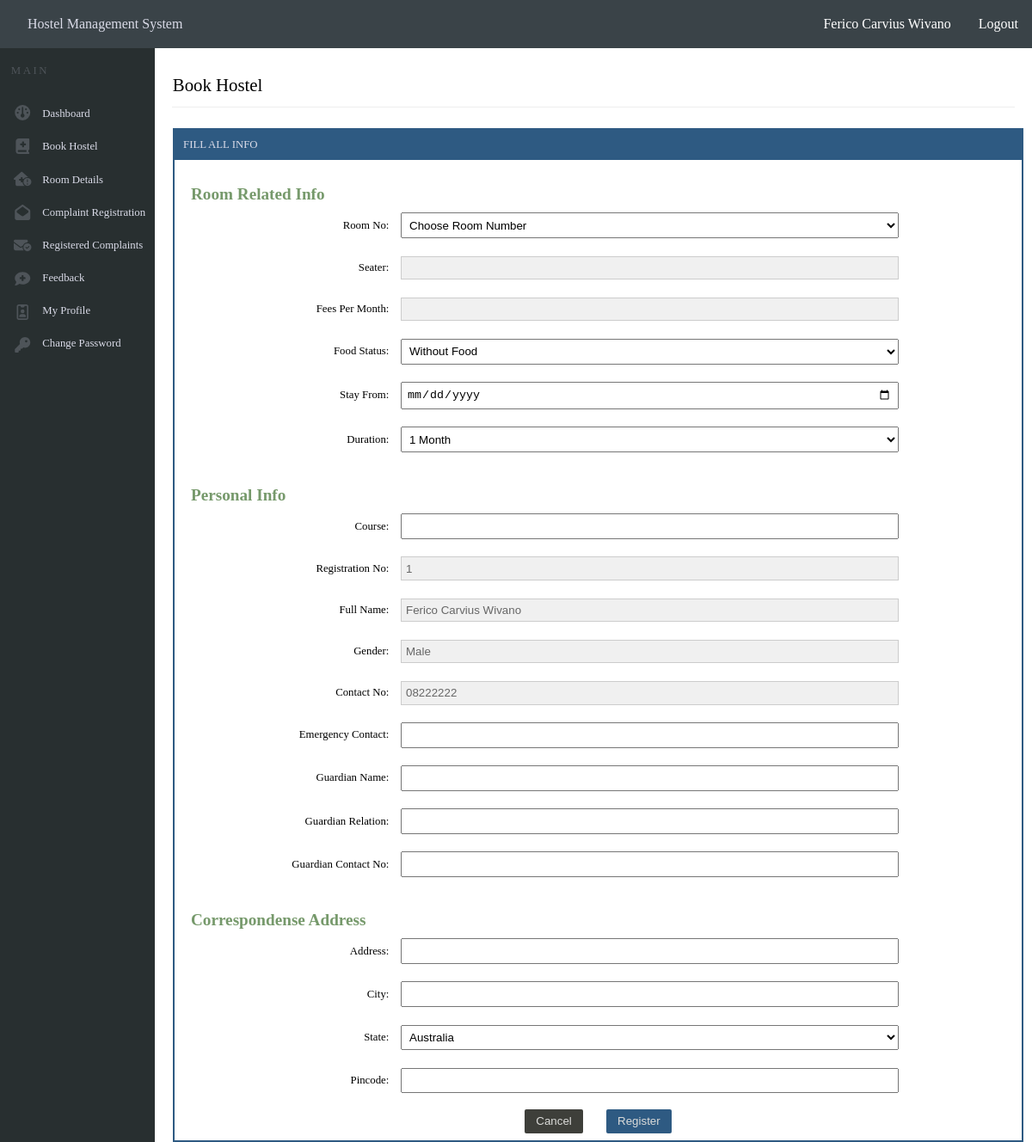
The app's page /bookhostel.php (signed in) with its own data.
### tables this page shows
CREATE TABLE `registration` (
  `registration_no` int(3) UNSIGNED NOT NULL,
  `full_name` varchar(100) NOT NULL,
  `gender` varchar(10) NOT NULL,
  `contact_no` varchar(20) NOT NULL,
  `email` varchar(50) NOT NULL,
  `password` varchar(100) NOT NULL,
  `confirm_password` varchar(100) NOT NULL,
  `role` varchar(5) NOT NULL DEFAULT 'user'
);

### bookhostel.php (the view, shortened to what this page needs)
<?php
include 'connectdatabase.php';
class HostelBooking {
    private $conn;
    private $email;
    private $userData;
    private $fullName;
    public function __construct($conn, $email) {
        $this->conn = $conn;
        $this->email = $email;
        $this->userData = $this->fetchUserData();
        $this->fullName = $this->fetchUserName();
        $this->rooms = $this->fetchAvailableRooms();
        $this->checkBooking = $this->checkActiveBooking();
    }
    private function fetchUserData() {
        $queryUserData = mysqli_query($this->conn, "SELECT registration_no, gender, contact_no FROM registration WHERE email = '$this->email'");
        if ($queryUserData) {
            return mysqli_fetch_assoc($queryUserData);
        } else {
            die("Query failed: " . mysqli_error($this->conn));
        }
    }
    private function fetchUserName() {
        $queryName = mysqli_query($this->conn, "SELECT full_name FROM registration WHERE email = '$this->email'");
        $nameResult = mysqli_fetch_assoc($queryName);
        return $nameResult['full_name'];
    }
    private function fetchAvailableRooms() {
        $queryRooms = mysqli_query($this->conn, "SELECT room_no FROM room_info WHERE remaining_seater > 0");
        $rooms = [];
        while ($row = mysqli_fetch_assoc($queryRooms)) {
            $rooms[] = $row['room_no'];
        }
        return $rooms;
    }
    public function getUserData() {
        return $this->userData;
    }
    public function getFullName() {
        return $this->fullName;
    }
    private function checkActiveBooking() {
        $registration_no = $this->userData['registration_no'];
        $query = "SELECT
                    stay_from,
                    duration
                    FROM book_room
                    WHERE registration_no = '$registration_no'
                    ORDER BY apply_date DESC
                    LIMIT 1";
        $result = mysqli_query($this->conn, $query);
        $booking = mysqli_fetch_assoc($result);
        if ($booking) {
            $stay_from = new DateTime($booking['stay_from']);
            $duration = (int)$booking['duration'];
            $stay_until = $stay_from->add(new DateInterval("P{$duration}M"));
            $now = new DateTime();
        }
        return false;
    }
}
$hostelBooking = new HostelBooking($conn, $_SESSION["email"]);
$userData = $hostelBooking->getUserData();
$fullName = $hostelBooking->getFullName();
?>
<!DOCTYPE html>
<html lang="en">
<head>
    <link rel="stylesheet" href="headerandnavbar.css">
    <link rel="stylesheet" href="maincontent.css">
    <link rel="stylesheet" href="bookhostel.css">
</head>
<body>
    <header>
        <a href="dashboarduser.php">Hostel Management System</a>
        <div class="user-info">
            <span><?php echo htmlspecialchars($fullName); ?></span>
            <a href="logout.php">Logout</a>
        </div>
    </header>
    <div class="main">
        <div class="navbar">
            <p id="none">MAIN</p>
            <div class="contentnavbar">
                <div class="iconnavbar">
                </div>
                <div class="textnavbar">
                    <a href="dashboarduser.php"><p id="dashboard">Dashboard</p></a>
                    <a href="bookhostel.php"><p id="book_hostel">Book Hostel</p></a>
                    <a href="roomdetail.php"><p id="room_details">Room Details</p></a>
                    <a href="registercomplaint.php"><p id="complaint_registration">Complaint Registration</p></a>
                    <a href="mycomplaint.php"><p id="registered_complaints">Registered Complaints</p></a>
                    <a href="feedback.php"><p id="feedback">Feedback</p></a>
                    <a href="profile.php"><p id="my_profile2">My Profile</p></a>
                    <a href="changepassword.php"><p id="change_password">Change Password</p></a>
                </div>
            </div>
        </div>
        <div class="maincontent">
            <p id="userlogin">Book Hostel</p>
            <hr>
            <div class="formcontainer">
                <p>FILL ALL INFO</p>
                <form class="form" method="post" action="">
                    <div class="fillform">
                        <h3>Room Related Info</h3>
                        <p>Room No:
                            <select name="room_no" id="room_no" required>
                                <option>Choose Room Number</option>
                            </select>
                        </p>
                        <p>Seater: <input type="text" name="seater" id="seater" readonly></p>
                        <p>Fees Per Month: <input type="text" name="fees_per_month" id="fees_per_month" readonly></p>
                        <p>Food Status:
                            <select name="food_status" id="food_status">
                                <option value="Without Food" name="without_food">Without Food</option>
                            </select>
                        </p>
                        <p>Stay From: <input type="date" name="stay_from" id="stayFrom" required></p>
                        <p>Duration:
                            <select name="duration" id="duration">
                                <option value="1 Month" name="1 Month">1 Month</option>
                            </select>
                        </p>
                        <h3>Personal Info</h3>
                        <p>Course: <input type="text" name="course" required></p>
                        <p>Registration No: <input type="text" name="registrationNo" id="registrationNo" value="<?php echo htmlspecialchars($userData['registration_no']); ?>" readonly></p>
                        <p>Full Name: <input type="text" name="fullName" id="fullName" value="<?php echo htmlspecialchars($fullName); ?>" readonly></p>
                        <p>Gender: <input type="text" name="gender" id="gender" value="<?php echo htmlspecialchars($userData['gender']); ?>" readonly></p>
                        <p>Contact No: <input type="text" name="contactNo" id="contactNo" value="<?php echo htmlspecialchars($userData['contact_no']); ?>" readonly></p>
                        <p>Emergency Contact: <input type="text" name="emergencyContact" required></p>
                        <p>Guardian Name: <input type="text" name="guardianName" required></p>
                        <p>Guardian Relation: <input type="text" name="guardianRelation" required></p>
                        <p>Guardian Contact No: <input type="number" name="guardianContactNo" required></p>
                        <h3>Correspondense Address</h3>
                        <p>Address: <input type="text" name="correspondenseAddress" required></p>
                        <p>City: <input type="text" name="correspondenseCity" required></p>
                        <p>State:
                            <select name="correspondenseState" id="correspondenseState" required></select>
                        </p>
                        <p>Pincode: <input type="text" name="pincode" required></p>
                        <div class="buttonform">
                            <button type="reset"><a href="dashboarduser.php">Cancel</a></button>
                            <button type="submit" id="submit">Register</button>
                        </div>
                    </div>
                </form>
            </div>
        </div>
    </div>
</body>
</html>

### headerandnavbar.css (style rules this page uses)
* { margin: 0; padding: 0; box-sizing: border-box; }
html, body { height: 100%; }
body { display: flex; flex-direction: column; }
header { width: 100%; height: 3.5em; display: flex; align-items: center; justify-content: space-between; background-color: #3A4348; position: fixed; top: 0; left: 0; right: 0; }
header a { margin-left: 2em; color: #DADBE8; text-decoration: none; cursor: pointer; }
.user-info { display: flex; align-items: center; justify-content: space-evenly; padding-right: 1em; }
.user-info span, .user-info a { color: #fff; }
.main { display: flex; flex: 1; margin-top: 3.5em; }
.navbar { background-color: #282F30; width: 15%; height: calc(100% - 3.5em); position: fixed; top: 3.5em; bottom: 0; }
.navbar p { color: #4E5459; letter-spacing: .2em; font-size: .8em; padding: 1.5em 0 0 1em; }
.contentnavbar { display: flex; }
.iconnavbar { display: flex; flex-direction: column; align-items: center; justify-content: space-between; height: 18em; margin: 2em 0 0 1em; }
.textnavbar { display: flex; flex-direction: column; justify-content: space-between; width: 100%; margin-top: 1em; height: 18.8em; }
.textnavbar a { text-decoration: none; }
.textnavbar p { color: #DADBE8; letter-spacing: normal; }

### maincontent.css (style rules this page uses)
.maincontent { width: 100%; margin-left: 15%; overflow-y: auto; height: calc(100vh - 3.5em); }
#userlogin { margin: 1.5em 0 0 1em; font-size: 1.3em; }
hr { background-color: #eee; border: 0 none; color: #eee; height: 1px; margin: .8em auto; width: 96%; }

### bookhostel.css (style rules this page uses)
.formcontainer { width: 97%; border: 2px solid #2E5A82; margin: 1.5em 0 0 1.3em; }
.formcontainer p { color: #DADBE8; background-color: #2E5A82; font-size: .8em; width: 100%; padding: .8em; }
form h3 { color: #76996B; font-size: 1.2em; margin: 1.5em 0 0 1em; }
.fillform p { background-color: #FFF; color: #000; display: flex; align-items: center; justify-content: flex-end; }
.fillform input, .fillform select { width: 60%; margin: 0 10em 0 1em; padding: .4em; }
.fillform input[readonly], .fillform select[readonly] { background-color: #F0F0F0; color: #666; border: 1px solid #ccc; }
.buttonform { display: flex; justify-content: center; margin: .5em 0; }
.buttonform button[type="reset"] { background-color: #3E3F3A; color: #DCDCDA; }
.buttonform button[type="submit"] { background-color: #2E5A82; color: #DCDCDA; }
.buttonform button { border-radius: 2px; border: none; padding: .5em 1em; margin: 0 1em; }
.buttonform button a { color: #DCDCDA; text-decoration: none; }

### records on screen
registration: full_name "Ferico Carvius Wivano", registrationNo "1", fullName "Ferico Carvius Wivano", gender "Male", contactNo "08222222"
